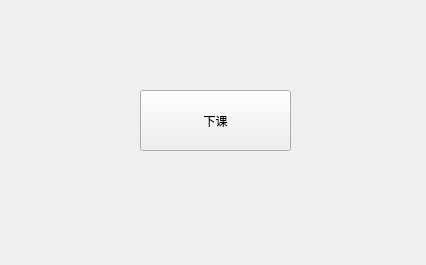
<?xml version="1.0" encoding="UTF-8"?>
<ui version="4.0">
 <class>connect_test01Class</class>
 <widget class="QWidget" name="connect_test01Class">
  <property name="geometry">
   <rect>
    <x>0</x>
    <y>0</y>
    <width>426</width>
    <height>265</height>
   </rect>
  </property>
  <property name="windowTitle">
   <string>connect_test01</string>
  </property>
  <widget class="QPushButton" name="pushButton">
   <property name="geometry">
    <rect>
     <x>140</x>
     <y>90</y>
     <width>151</width>
     <height>61</height>
    </rect>
   </property>
   <property name="text">
    <string>下课</string>
   </property>
  </widget>
 </widget>
 <layoutdefault spacing="6" margin="11"/>
 <resources>
  <include location="connect_test01.qrc"/>
 </resources>
 <connections/>
</ui>
